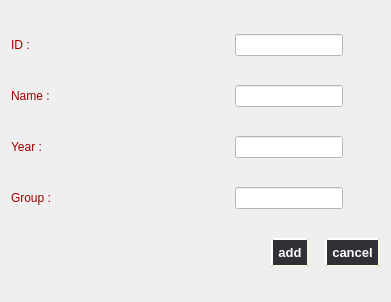
<?xml version="1.0" encoding="UTF-8"?>
<ui version="4.0">
 <class>addstudent</class>
 <widget class="QDialog" name="addstudent">
  <property name="geometry">
   <rect>
    <x>0</x>
    <y>0</y>
    <width>391</width>
    <height>302</height>
   </rect>
  </property>
  <property name="windowTitle">
   <string>Dialog</string>
  </property>
  <layout class="QVBoxLayout" name="verticalLayout">
   <item>
    <layout class="QHBoxLayout" name="horizontalLayout_4">
     <item>
      <widget class="QLabel" name="label">
       <property name="styleSheet">
        <string notr="true">font: 700 18pt &quot;Perpetua&quot;;
color: rgb(162, 0, 0);</string>
       </property>
       <property name="text">
        <string>ID : </string>
       </property>
      </widget>
     </item>
     <item alignment="Qt::AlignHCenter">
      <widget class="QLineEdit" name="QID">
       <property name="styleSheet">
        <string notr="true">background-color: rgb(255, 255, 255);</string>
       </property>
      </widget>
     </item>
    </layout>
   </item>
   <item>
    <layout class="QHBoxLayout" name="horizontalLayout_3">
     <item>
      <widget class="QLabel" name="label_2">
       <property name="styleSheet">
        <string notr="true">font: 700 18pt &quot;Perpetua&quot;;
color: rgb(162, 0, 0);</string>
       </property>
       <property name="text">
        <string>Name :</string>
       </property>
      </widget>
     </item>
     <item alignment="Qt::AlignHCenter">
      <widget class="QLineEdit" name="QName">
       <property name="styleSheet">
        <string notr="true">background-color: rgb(255, 255, 255);</string>
       </property>
      </widget>
     </item>
    </layout>
   </item>
   <item>
    <layout class="QHBoxLayout" name="horizontalLayout_2">
     <item>
      <widget class="QLabel" name="label_3">
       <property name="styleSheet">
        <string notr="true">font: 700 18pt &quot;Perpetua&quot;;
color: rgb(162, 0, 0);</string>
       </property>
       <property name="text">
        <string>Year :</string>
       </property>
      </widget>
     </item>
     <item alignment="Qt::AlignHCenter">
      <widget class="QLineEdit" name="QYear">
       <property name="styleSheet">
        <string notr="true">background-color: rgb(255, 255, 255);</string>
       </property>
      </widget>
     </item>
    </layout>
   </item>
   <item>
    <layout class="QHBoxLayout" name="horizontalLayout">
     <item>
      <widget class="QLabel" name="label_4">
       <property name="styleSheet">
        <string notr="true">font: 700 18pt &quot;Perpetua&quot;;
color: rgb(162, 0, 0);</string>
       </property>
       <property name="text">
        <string>Group :</string>
       </property>
      </widget>
     </item>
     <item alignment="Qt::AlignHCenter">
      <widget class="QLineEdit" name="QGroup">
       <property name="styleSheet">
        <string notr="true">background-color: rgb(255, 255, 255);</string>
       </property>
      </widget>
     </item>
    </layout>
   </item>
   <item>
    <layout class="QHBoxLayout" name="horizontalLayout_5">
     <item>
      <spacer name="horizontalSpacer">
       <property name="orientation">
        <enum>Qt::Horizontal</enum>
       </property>
       <property name="sizeHint" stdset="0">
        <size>
         <width>40</width>
         <height>20</height>
        </size>
       </property>
      </spacer>
     </item>
     <item>
      <widget class="QPushButton" name="pushButton">
       <property name="styleSheet">
        <string notr="true">font: 900 11pt &quot;Segoe UI Black&quot;;
border-radius: 15px;
margin-left: 10px; border-radius: 15px; background: rgba(49, 45, 52, 253); color: #4A0C46;
color : white;
 border-style: outset;
     border-width: 2px;
     border-radius: 15px;
     border-color: beige;
     font: bold 13px;
     min-width: 4em;
     padding: 5px;</string>
       </property>
       <property name="text">
        <string>add</string>
       </property>
      </widget>
     </item>
     <item>
      <widget class="QPushButton" name="cancel_button">
       <property name="styleSheet">
        <string notr="true">font: 900 11pt &quot;Segoe UI Black&quot;;
border-radius: 15px;
margin-left: 10px; border-radius: 15px; background: rgba(49, 45, 52, 253); color: #4A0C46;
color : white;
 border-style: outset;
     border-width: 2px;
     border-radius: 15px;
     border-color: beige;
     font: bold 13px;
     min-width: 4em;
     padding: 5px;</string>
       </property>
       <property name="text">
        <string>cancel</string>
       </property>
      </widget>
     </item>
    </layout>
   </item>
  </layout>
 </widget>
 <resources/>
 <connections/>
</ui>
